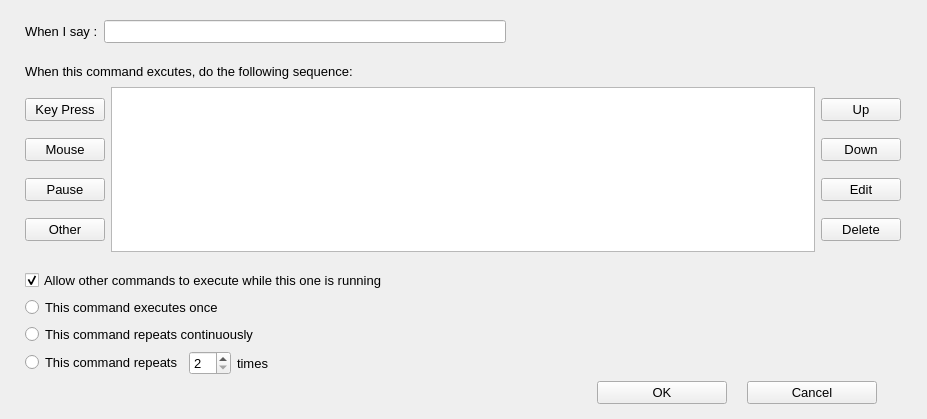
<?xml version="1.0" encoding="UTF-8"?>
<ui version="4.0">
 <class>CommandEditDialog</class>
 <widget class="QDialog" name="CommandEditDialog">
  <property name="geometry">
   <rect>
    <x>0</x>
    <y>0</y>
    <width>927</width>
    <height>419</height>
   </rect>
  </property>
  <property name="font">
   <font>
    <pointsize>10</pointsize>
   </font>
  </property>
  <property name="windowTitle">
   <string>Command Edit Dialog</string>
  </property>
  <layout class="QGridLayout" name="gridLayout">
   <property name="leftMargin">
    <number>25</number>
   </property>
   <property name="topMargin">
    <number>20</number>
   </property>
   <property name="rightMargin">
    <number>20</number>
   </property>
   <property name="bottomMargin">
    <number>15</number>
   </property>
   <item row="4" column="0" colspan="2">
    <spacer name="verticalSpacer_2">
     <property name="orientation">
      <enum>Qt::Vertical</enum>
     </property>
     <property name="sizeHint" stdset="0">
      <size>
       <width>20</width>
       <height>40</height>
      </size>
     </property>
    </spacer>
   </item>
   <item row="2" column="0" colspan="2">
    <layout class="QHBoxLayout" name="horizontalLayout_6">
     <item>
      <widget class="QLabel" name="label_2">
       <property name="text">
        <string>When this command excutes, do the following sequence:</string>
       </property>
      </widget>
     </item>
     <item>
      <spacer name="horizontalSpacer_2">
       <property name="orientation">
        <enum>Qt::Horizontal</enum>
       </property>
       <property name="sizeHint" stdset="0">
        <size>
         <width>40</width>
         <height>20</height>
        </size>
       </property>
      </spacer>
     </item>
    </layout>
   </item>
   <item row="1" column="0">
    <spacer name="verticalSpacer">
     <property name="orientation">
      <enum>Qt::Vertical</enum>
     </property>
     <property name="sizeHint" stdset="0">
      <size>
       <width>20</width>
       <height>40</height>
      </size>
     </property>
    </spacer>
   </item>
   <item row="0" column="0" colspan="8">
    <layout class="QHBoxLayout" name="horizontalLayout">
     <item>
      <widget class="QLabel" name="label">
       <property name="text">
        <string>When I say :</string>
       </property>
      </widget>
     </item>
     <item>
      <widget class="QLineEdit" name="say"/>
     </item>
     <item>
      <spacer name="horizontalSpacer">
       <property name="orientation">
        <enum>Qt::Horizontal</enum>
       </property>
       <property name="sizeHint" stdset="0">
        <size>
         <width>40</width>
         <height>20</height>
        </size>
       </property>
      </spacer>
     </item>
    </layout>
   </item>
   <item row="6" column="0">
    <layout class="QHBoxLayout" name="horizontalLayout_9">
     <item>
      <widget class="QRadioButton" name="oneExe">
       <property name="text">
        <string>This command executes once</string>
       </property>
       <property name="autoExclusive">
        <bool>true</bool>
       </property>
      </widget>
     </item>
     <item>
      <spacer name="horizontalSpacer_4">
       <property name="orientation">
        <enum>Qt::Horizontal</enum>
       </property>
       <property name="sizeHint" stdset="0">
        <size>
         <width>40</width>
         <height>20</height>
        </size>
       </property>
      </spacer>
     </item>
    </layout>
   </item>
   <item row="7" column="0">
    <layout class="QHBoxLayout" name="horizontalLayout_10">
     <item>
      <widget class="QRadioButton" name="continueExe">
       <property name="text">
        <string>This command repeats continuously</string>
       </property>
       <property name="autoExclusive">
        <bool>true</bool>
       </property>
      </widget>
     </item>
     <item>
      <spacer name="horizontalSpacer_5">
       <property name="orientation">
        <enum>Qt::Horizontal</enum>
       </property>
       <property name="sizeHint" stdset="0">
        <size>
         <width>40</width>
         <height>20</height>
        </size>
       </property>
      </spacer>
     </item>
    </layout>
   </item>
   <item row="8" column="0">
    <layout class="QHBoxLayout" name="horizontalLayout_11">
     <item>
      <widget class="QRadioButton" name="repeatExe">
       <property name="text">
        <string>This command repeats</string>
       </property>
       <property name="autoExclusive">
        <bool>true</bool>
       </property>
      </widget>
     </item>
     <item>
      <widget class="QSpinBox" name="repeatCnt">
       <property name="minimum">
        <number>2</number>
       </property>
      </widget>
     </item>
     <item>
      <widget class="QLabel" name="label_3">
       <property name="text">
        <string>times</string>
       </property>
      </widget>
     </item>
     <item>
      <spacer name="horizontalSpacer_6">
       <property name="orientation">
        <enum>Qt::Horizontal</enum>
       </property>
       <property name="sizeHint" stdset="0">
        <size>
         <width>40</width>
         <height>20</height>
        </size>
       </property>
      </spacer>
     </item>
    </layout>
   </item>
   <item row="3" column="0" colspan="7">
    <layout class="QHBoxLayout" name="horizontalLayout_7">
     <item>
      <layout class="QVBoxLayout" name="verticalLayout_5">
       <item>
        <widget class="QPushButton" name="keyBut">
         <property name="text">
          <string>Key Press</string>
         </property>
         <property name="autoDefault">
          <bool>false</bool>
         </property>
        </widget>
       </item>
       <item>
        <widget class="QPushButton" name="mouseBut">
         <property name="text">
          <string>Mouse</string>
         </property>
         <property name="autoDefault">
          <bool>false</bool>
         </property>
        </widget>
       </item>
       <item>
        <widget class="QPushButton" name="pauseBut">
         <property name="text">
          <string>Pause</string>
         </property>
         <property name="autoDefault">
          <bool>false</bool>
         </property>
        </widget>
       </item>
       <item>
        <widget class="QPushButton" name="otherBut">
         <property name="text">
          <string>Other</string>
         </property>
         <property name="autoDefault">
          <bool>false</bool>
         </property>
        </widget>
       </item>
      </layout>
     </item>
     <item>
      <widget class="QListWidget" name="actionsListWidget">
       <property name="font">
        <font>
         <pointsize>11</pointsize>
        </font>
       </property>
      </widget>
     </item>
     <item>
      <layout class="QVBoxLayout" name="verticalLayout_6">
       <item>
        <widget class="QPushButton" name="upBut">
         <property name="text">
          <string>Up</string>
         </property>
         <property name="autoDefault">
          <bool>false</bool>
         </property>
        </widget>
       </item>
       <item>
        <widget class="QPushButton" name="downBut">
         <property name="text">
          <string>Down</string>
         </property>
         <property name="autoDefault">
          <bool>false</bool>
         </property>
        </widget>
       </item>
       <item>
        <widget class="QPushButton" name="editBut">
         <property name="text">
          <string>Edit</string>
         </property>
         <property name="autoDefault">
          <bool>false</bool>
         </property>
        </widget>
       </item>
       <item>
        <widget class="QPushButton" name="deleteBut">
         <property name="text">
          <string>Delete</string>
         </property>
         <property name="autoDefault">
          <bool>false</bool>
         </property>
        </widget>
       </item>
      </layout>
     </item>
    </layout>
   </item>
   <item row="5" column="0" colspan="3">
    <layout class="QHBoxLayout" name="horizontalLayout_8">
     <item>
      <widget class="QCheckBox" name="asyncChk">
       <property name="text">
        <string>Allow other commands to execute while this one is running</string>
       </property>
       <property name="checked">
        <bool>true</bool>
       </property>
      </widget>
     </item>
     <item>
      <spacer name="horizontalSpacer_3">
       <property name="orientation">
        <enum>Qt::Horizontal</enum>
       </property>
       <property name="sizeHint" stdset="0">
        <size>
         <width>40</width>
         <height>20</height>
        </size>
       </property>
      </spacer>
     </item>
    </layout>
   </item>
   <item row="12" column="0" colspan="3">
    <layout class="QHBoxLayout" name="horizontalLayout_12">
     <property name="spacing">
      <number>20</number>
     </property>
     <item>
      <spacer name="horizontalSpacer_7">
       <property name="orientation">
        <enum>Qt::Horizontal</enum>
       </property>
       <property name="sizeHint" stdset="0">
        <size>
         <width>40</width>
         <height>20</height>
        </size>
       </property>
      </spacer>
     </item>
     <item>
      <widget class="QPushButton" name="ok">
       <property name="minimumSize">
        <size>
         <width>130</width>
         <height>0</height>
        </size>
       </property>
       <property name="text">
        <string>OK</string>
       </property>
       <property name="autoDefault">
        <bool>false</bool>
       </property>
      </widget>
     </item>
     <item>
      <widget class="QPushButton" name="cancel">
       <property name="minimumSize">
        <size>
         <width>130</width>
         <height>0</height>
        </size>
       </property>
       <property name="text">
        <string>Cancel</string>
       </property>
       <property name="autoDefault">
        <bool>false</bool>
       </property>
      </widget>
     </item>
    </layout>
   </item>
  </layout>
 </widget>
 <resources/>
 <connections/>
</ui>
